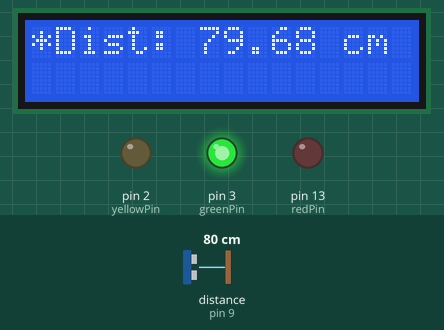
A sketch run on a simulated Arduino Uno, built with avr-gcc and run on an emulated ATmega328P. On the bench: 16×2 character LCD, output pins drawn as LEDs (lit = HIGH). Wiring (inferred from the names in the program): ultrasonic range finder: trigger pin 10; echo pin 9. Inputs (shaded band) come from the test bench; at power-on: distance to the obstacle (sensor on pin 9) 80 cm. The echo pulse lasts 58.3 µs per cm; pins used as bus, display or sensor lines are not drawn; what the sketch prints to the serial monitor is not drawn.

Above: at 1.2 s.
1.3 s: distance to the obstacle (sensor on pin 9) set to 12 cm
At 2.8 s:
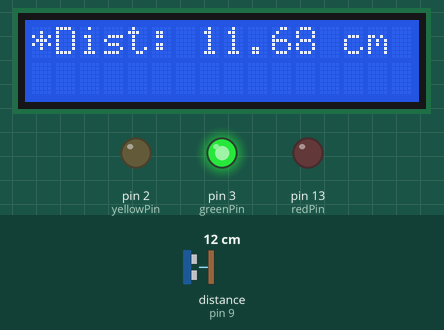
3.1 s: distance to the obstacle (sensor on pin 9) set to 9 cm
At 4.0 s:
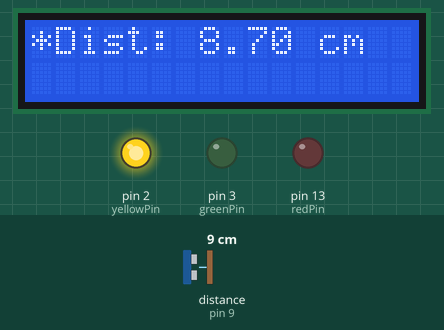
5.1 s: distance to the obstacle (sensor on pin 9) set to 2 cm
At 6.4 s:
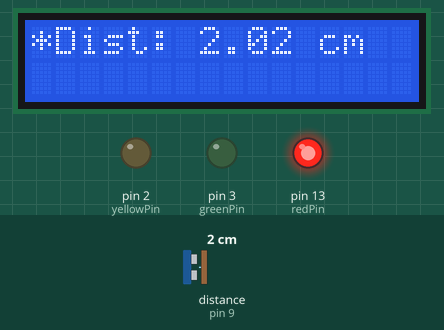
Timing chart, 0 to 8.1 s (numbered marks = the images above; inputs shaded):
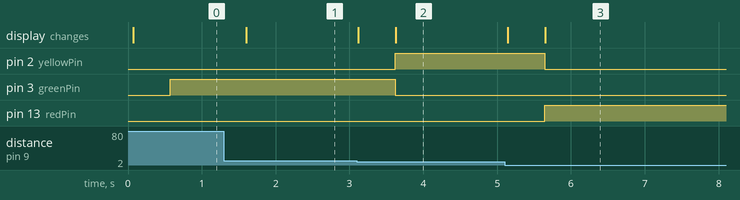

The sketch:

Distance_Warning.ino
```cpp
#include <LiquidCrystal.h>

#include <DHT.h>


#define type DHT11
//int tempPin = 2;
float celsius;
float humid;
//DHT temp(tempPin,type);


int rs = 11;
int en = 12;
int D4 = 7;
int D5 = 6;
int D6 = 5;
int D7 = 4;
LiquidCrystal screen(rs,en,D4,D5,D6,D7);


int triggerPin = 10;
int echoPin = 9;
int time;
float distance;
float speed = 0.0343;           //meters per microsecond

int yellowPin = 2;
int redPin = 13;
int greenPin = 3;

void setup() {
  // put your setup code here, to run once:

  Serial.begin(9600);

  pinMode(triggerPin,OUTPUT);
  pinMode(echoPin,INPUT);

  pinMode(yellowPin,OUTPUT);
  pinMode(redPin,OUTPUT);
  pinMode(greenPin, OUTPUT);

  screen.begin(16,2);

  //temp.begin();
}


void loop() {
  // put your main code here, to run repeatedly:

  int dt_micro = 10;
  int dt_mili = 500;

  //celsius = temp.readTemperature();
 // humid = temp.readHumidity();

  // Serial.println(celsius);


  digitalWrite(triggerPin,LOW);
  delayMicroseconds(dt_micro);
  digitalWrite(triggerPin,HIGH);
  delayMicroseconds(dt_micro);
  digitalWrite(triggerPin,LOW);

  time = pulseIn(echoPin,HIGH);
  distance = (speed) * (time) / (2.0);
  // distance = distance * 0.393701;   //inches

  screen.clear();


  // screen.setCursor(0, 1);
  // screen.print("T:");
  // screen.print(celsius);
  // screen.setCursor(6,1);
  // screen.print("C");

  // screen.setCursor(8, 1);
  // screen.print("H:");
  // screen.print(humid);
  // screen.print("%");


  screen.setCursor(0, 0);
  screen.print("*Dist: ");
  screen.print(distance);
  screen.print(" cm");

  Serial.print(0);
  Serial.print(",");
  Serial.print(distance);
  Serial.print(",");
  Serial.println(10);

  delay(dt_mili);

  if(distance > 10){
    digitalWrite(yellowPin,LOW);
    digitalWrite(redPin,LOW);
    digitalWrite(greenPin,HIGH);


  }


  if(distance < 10.00 && distance > 5.00){
    digitalWrite(yellowPin,HIGH);
    digitalWrite(redPin,LOW);
    digitalWrite(greenPin,LOW);


  }

  if(distance < 5.00){
    digitalWrite(yellowPin,LOW);
    digitalWrite(redPin,HIGH);
    digitalWrite(greenPin,LOW);


  }


}
```

Measured:
- the behaviour switches between 11 and 10 cm on distance to the obstacle (sensor on pin 9) (found by bisection; images 1 and 2)
- after the input at 1.3 s, the display: changes after 0.30 s (image 1)
- after the input at 3.1 s, pin 2 (yellowPin): LOW → HIGH after 0.52 s; pin 3 (greenPin): HIGH → LOW after 0.52 s; the display: first changes at once (image 2 shows a later state)
- after the input at 5.1 s, pin 2 (yellowPin): HIGH → LOW after 0.54 s; pin 13 (redPin): LOW → HIGH after 0.54 s; the display: first changes at once (image 3 shows a later state)
